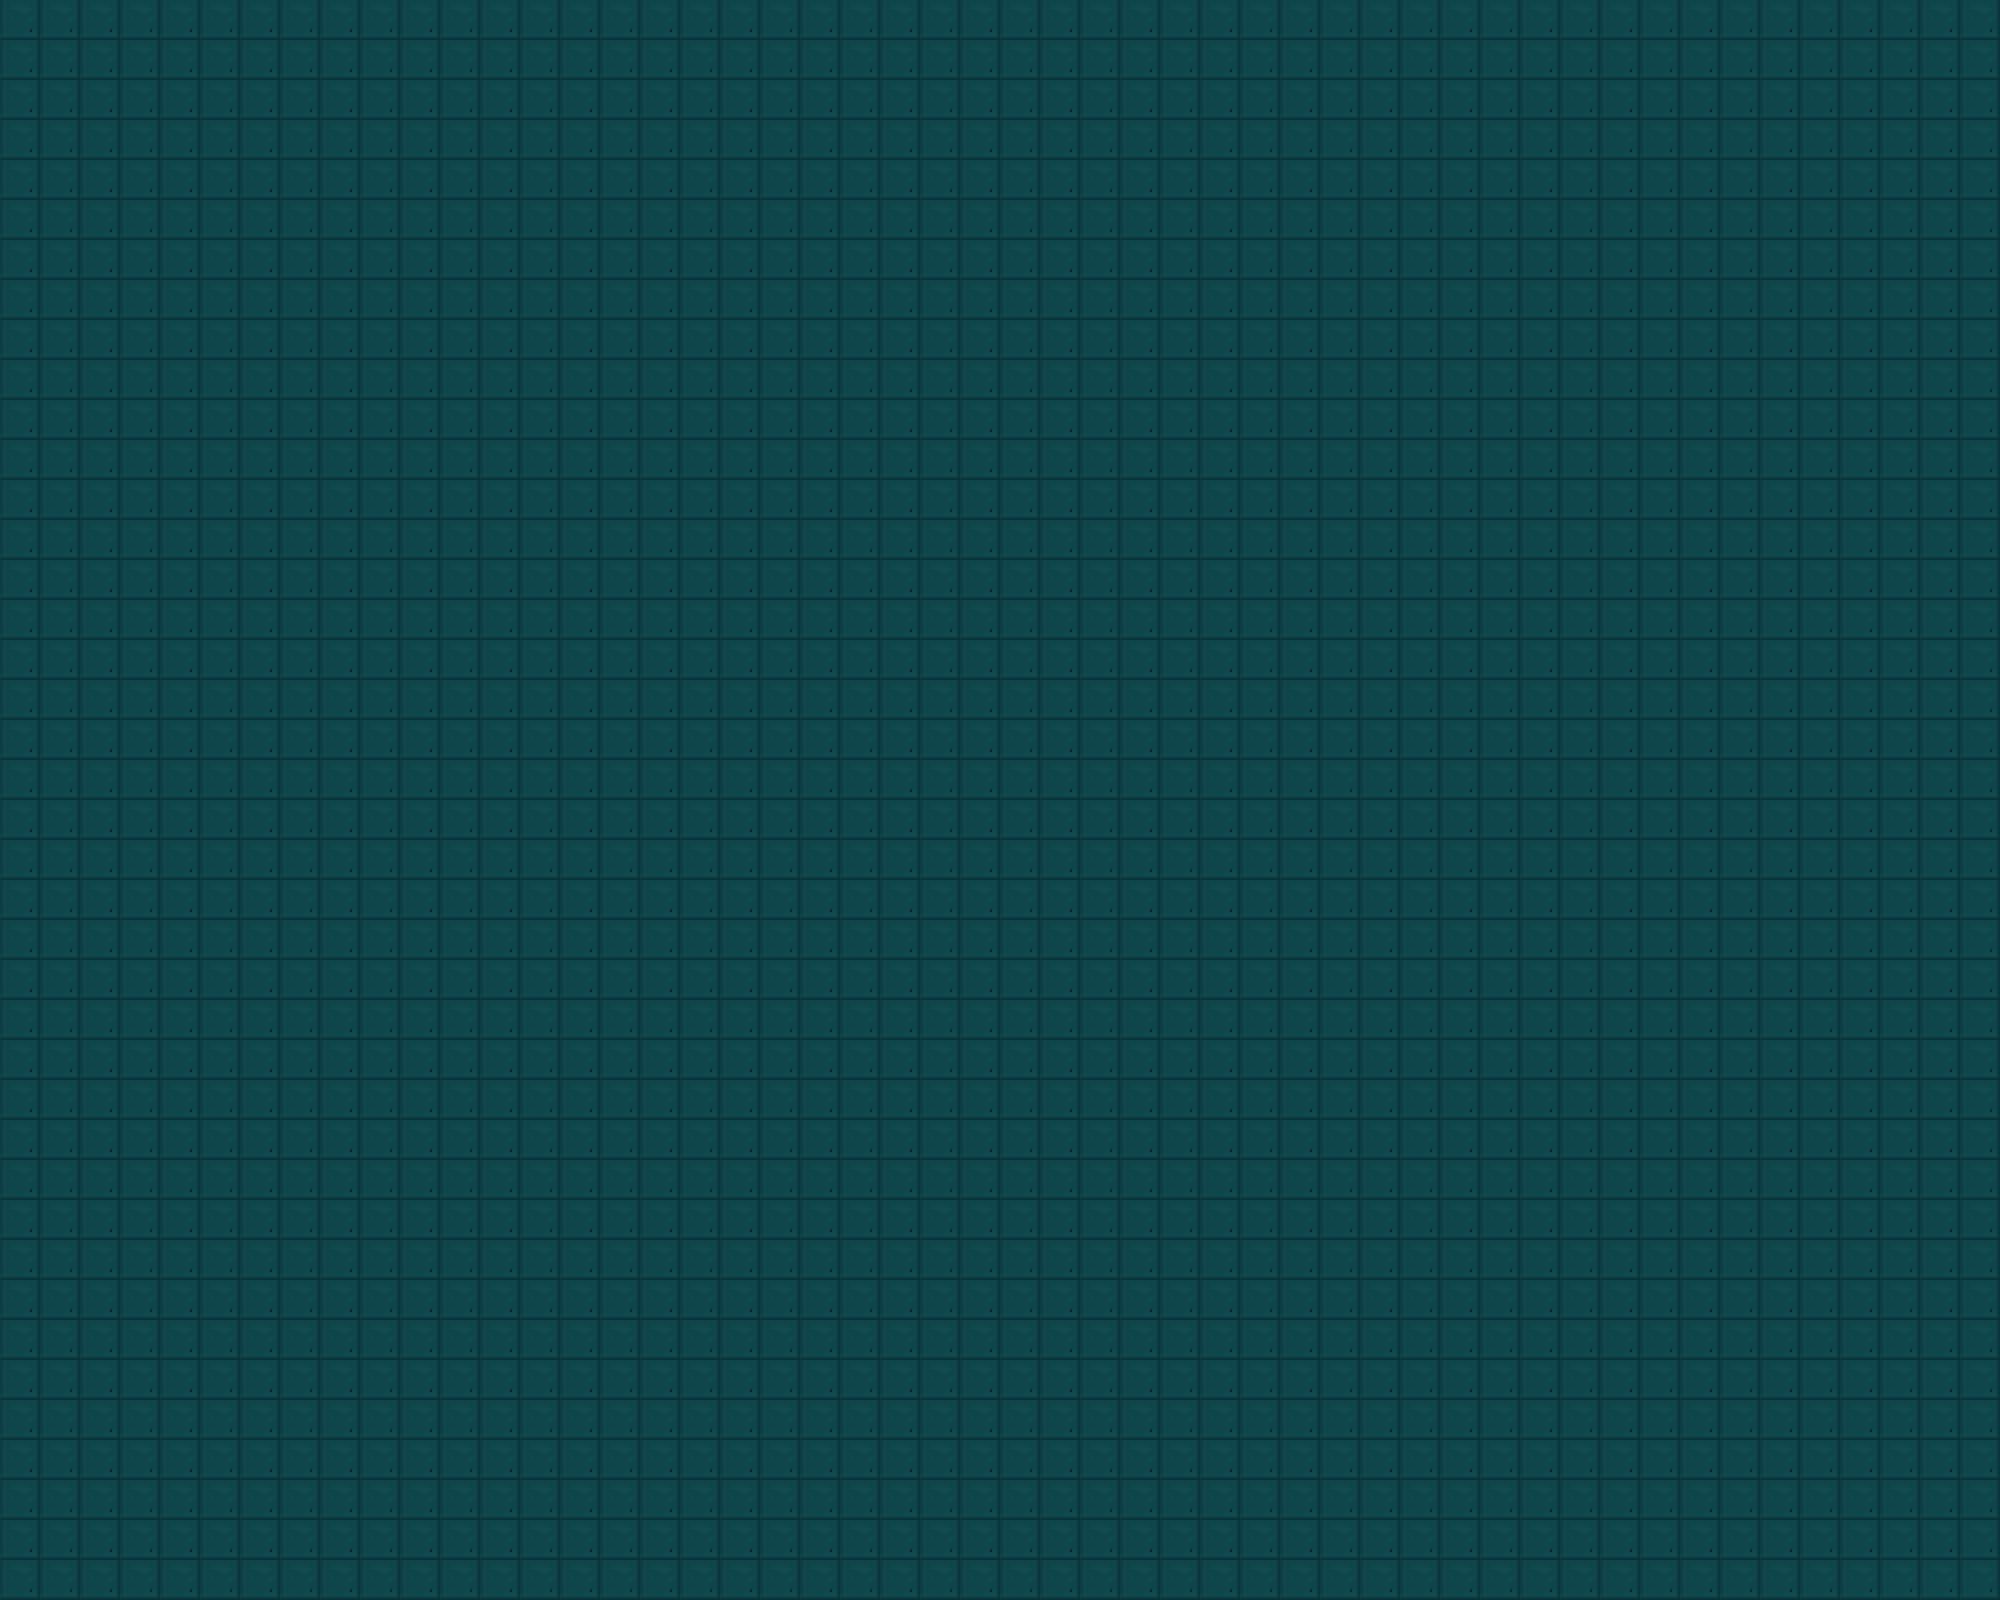

Tiled map render using the project's own tile images. Description and the whole map definition, tile-layer contents included, below:
An orthogonal 50x40 tile map with 40x40 px tiles, 1 tile layer (图块层 1).

<map version="1.10" tiledversion="1.10.1" orientation="orthogonal" renderorder="right-down" width="50" height="40" tilewidth="40" tileheight="40" infinite="0" nextlayerid="2" nextobjectid="1">
 <tileset firstgid="1" source="board1.tsx" />
 <layer id="1" name="图块层 1" width="50" height="40">
  <data encoding="csv">
1,1,1,1,1,1,1,1,1,1,1,1,1,1,1,1,1,1,1,1,1,1,1,1,1,1,1,1,1,1,1,1,1,1,1,1,1,1,1,1,1,1,1,1,1,1,1,1,1,1,
1,1,1,1,1,1,1,1,1,1,1,1,1,1,1,1,1,1,1,1,1,1,1,1,1,1,1,1,1,1,1,1,1,1,1,1,1,1,1,1,1,1,1,1,1,1,1,1,1,1,
1,1,1,1,1,1,1,1,1,1,1,1,1,1,1,1,1,1,1,1,1,1,1,1,1,1,1,1,1,1,1,1,1,1,1,1,1,1,1,1,1,1,1,1,1,1,1,1,1,1,
1,1,1,1,1,1,1,1,1,1,1,1,1,1,1,1,1,1,1,1,1,1,1,1,1,1,1,1,1,1,1,1,1,1,1,1,1,1,1,1,1,1,1,1,1,1,1,1,1,1,
1,1,1,1,1,1,1,1,1,1,1,1,1,1,1,1,1,1,1,1,1,1,1,1,1,1,1,1,1,1,1,1,1,1,1,1,1,1,1,1,1,1,1,1,1,1,1,1,1,1,
1,1,1,1,1,1,1,1,1,1,1,1,1,1,1,1,1,1,1,1,1,1,1,1,1,1,1,1,1,1,1,1,1,1,1,1,1,1,1,1,1,1,1,1,1,1,1,1,1,1,
1,1,1,1,1,1,1,1,1,1,1,1,1,1,1,1,1,1,1,1,1,1,1,1,1,1,1,1,1,1,1,1,1,1,1,1,1,1,1,1,1,1,1,1,1,1,1,1,1,1,
1,1,1,1,1,1,1,1,1,1,1,1,1,1,1,1,1,1,1,1,1,1,1,1,1,1,1,1,1,1,1,1,1,1,1,1,1,1,1,1,1,1,1,1,1,1,1,1,1,1,
1,1,1,1,1,1,1,1,1,1,1,1,1,1,1,1,1,1,1,1,1,1,1,1,1,1,1,1,1,1,1,1,1,1,1,1,1,1,1,1,1,1,1,1,1,1,1,1,1,1,
1,1,1,1,1,1,1,1,1,1,1,1,1,1,1,1,1,1,1,1,1,1,1,1,1,1,1,1,1,1,1,1,1,1,1,1,1,1,1,1,1,1,1,1,1,1,1,1,1,1,
1,1,1,1,1,1,1,1,1,1,1,1,1,1,1,1,1,1,1,1,1,1,1,1,1,1,1,1,1,1,1,1,1,1,1,1,1,1,1,1,1,1,1,1,1,1,1,1,1,1,
1,1,1,1,1,1,1,1,1,1,1,1,1,1,1,1,1,1,1,1,1,1,1,1,1,1,1,1,1,1,1,1,1,1,1,1,1,1,1,1,1,1,1,1,1,1,1,1,1,1,
1,1,1,1,1,1,1,1,1,1,1,1,1,1,1,1,1,1,1,1,1,1,1,1,1,1,1,1,1,1,1,1,1,1,1,1,1,1,1,1,1,1,1,1,1,1,1,1,1,1,
1,1,1,1,1,1,1,1,1,1,1,1,1,1,1,1,1,1,1,1,1,1,1,1,1,1,1,1,1,1,1,1,1,1,1,1,1,1,1,1,1,1,1,1,1,1,1,1,1,1,
1,1,1,1,1,1,1,1,1,1,1,1,1,1,1,1,1,1,1,1,1,1,1,1,1,1,1,1,1,1,1,1,1,1,1,1,1,1,1,1,1,1,1,1,1,1,1,1,1,1,
1,1,1,1,1,1,1,1,1,1,1,1,1,1,1,1,1,1,1,1,1,1,1,1,1,1,1,1,1,1,1,1,1,1,1,1,1,1,1,1,1,1,1,1,1,1,1,1,1,1,
1,1,1,1,1,1,1,1,1,1,1,1,1,1,1,1,1,1,1,1,1,1,1,1,1,1,1,1,1,1,1,1,1,1,1,1,1,1,1,1,1,1,1,1,1,1,1,1,1,1,
1,1,1,1,1,1,1,1,1,1,1,1,1,1,1,1,1,1,1,1,1,1,1,1,1,1,1,1,1,1,1,1,1,1,1,1,1,1,1,1,1,1,1,1,1,1,1,1,1,1,
1,1,1,1,1,1,1,1,1,1,1,1,1,1,1,1,1,1,1,1,1,1,1,1,1,1,1,1,1,1,1,1,1,1,1,1,1,1,1,1,1,1,1,1,1,1,1,1,1,1,
1,1,1,1,1,1,1,1,1,1,1,1,1,1,1,1,1,1,1,1,1,1,1,1,1,1,1,1,1,1,1,1,1,1,1,1,1,1,1,1,1,1,1,1,1,1,1,1,1,1,
1,1,1,1,1,1,1,1,1,1,1,1,1,1,1,1,1,1,1,1,1,1,1,1,1,1,1,1,1,1,1,1,1,1,1,1,1,1,1,1,1,1,1,1,1,1,1,1,1,1,
1,1,1,1,1,1,1,1,1,1,1,1,1,1,1,1,1,1,1,1,1,1,1,1,1,1,1,1,1,1,1,1,1,1,1,1,1,1,1,1,1,1,1,1,1,1,1,1,1,1,
1,1,1,1,1,1,1,1,1,1,1,1,1,1,1,1,1,1,1,1,1,1,1,1,1,1,1,1,1,1,1,1,1,1,1,1,1,1,1,1,1,1,1,1,1,1,1,1,1,1,
1,1,1,1,1,1,1,1,1,1,1,1,1,1,1,1,1,1,1,1,1,1,1,1,1,1,1,1,1,1,1,1,1,1,1,1,1,1,1,1,1,1,1,1,1,1,1,1,1,1,
1,1,1,1,1,1,1,1,1,1,1,1,1,1,1,1,1,1,1,1,1,1,1,1,1,1,1,1,1,1,1,1,1,1,1,1,1,1,1,1,1,1,1,1,1,1,1,1,1,1,
1,1,1,1,1,1,1,1,1,1,1,1,1,1,1,1,1,1,1,1,1,1,1,1,1,1,1,1,1,1,1,1,1,1,1,1,1,1,1,1,1,1,1,1,1,1,1,1,1,1,
1,1,1,1,1,1,1,1,1,1,1,1,1,1,1,1,1,1,1,1,1,1,1,1,1,1,1,1,1,1,1,1,1,1,1,1,1,1,1,1,1,1,1,1,1,1,1,1,1,1,
1,1,1,1,1,1,1,1,1,1,1,1,1,1,1,1,1,1,1,1,1,1,1,1,1,1,1,1,1,1,1,1,1,1,1,1,1,1,1,1,1,1,1,1,1,1,1,1,1,1,
1,1,1,1,1,1,1,1,1,1,1,1,1,1,1,1,1,1,1,1,1,1,1,1,1,1,1,1,1,1,1,1,1,1,1,1,1,1,1,1,1,1,1,1,1,1,1,1,1,1,
1,1,1,1,1,1,1,1,1,1,1,1,1,1,1,1,1,1,1,1,1,1,1,1,1,1,1,1,1,1,1,1,1,1,1,1,1,1,1,1,1,1,1,1,1,1,1,1,1,1,
1,1,1,1,1,1,1,1,1,1,1,1,1,1,1,1,1,1,1,1,1,1,1,1,1,1,1,1,1,1,1,1,1,1,1,1,1,1,1,1,1,1,1,1,1,1,1,1,1,1,
1,1,1,1,1,1,1,1,1,1,1,1,1,1,1,1,1,1,1,1,1,1,1,1,1,1,1,1,1,1,1,1,1,1,1,1,1,1,1,1,1,1,1,1,1,1,1,1,1,1,
1,1,1,1,1,1,1,1,1,1,1,1,1,1,1,1,1,1,1,1,1,1,1,1,1,1,1,1,1,1,1,1,1,1,1,1,1,1,1,1,1,1,1,1,1,1,1,1,1,1,
1,1,1,1,1,1,1,1,1,1,1,1,1,1,1,1,1,1,1,1,1,1,1,1,1,1,1,1,1,1,1,1,1,1,1,1,1,1,1,1,1,1,1,1,1,1,1,1,1,1,
1,1,1,1,1,1,1,1,1,1,1,1,1,1,1,1,1,1,1,1,1,1,1,1,1,1,1,1,1,1,1,1,1,1,1,1,1,1,1,1,1,1,1,1,1,1,1,1,1,1,
1,1,1,1,1,1,1,1,1,1,1,1,1,1,1,1,1,1,1,1,1,1,1,1,1,1,1,1,1,1,1,1,1,1,1,1,1,1,1,1,1,1,1,1,1,1,1,1,1,1,
1,1,1,1,1,1,1,1,1,1,1,1,1,1,1,1,1,1,1,1,1,1,1,1,1,1,1,1,1,1,1,1,1,1,1,1,1,1,1,1,1,1,1,1,1,1,1,1,1,1,
1,1,1,1,1,1,1,1,1,1,1,1,1,1,1,1,1,1,1,1,1,1,1,1,1,1,1,1,1,1,1,1,1,1,1,1,1,1,1,1,1,1,1,1,1,1,1,1,1,1,
1,1,1,1,1,1,1,1,1,1,1,1,1,1,1,1,1,1,1,1,1,1,1,1,1,1,1,1,1,1,1,1,1,1,1,1,1,1,1,1,1,1,1,1,1,1,1,1,1,1,
1,1,1,1,1,1,1,1,1,1,1,1,1,1,1,1,1,1,1,1,1,1,1,1,1,1,1,1,1,1,1,1,1,1,1,1,1,1,1,1,1,1,1,1,1,1,1,1,1,1
</data>
 </layer>
</map>
